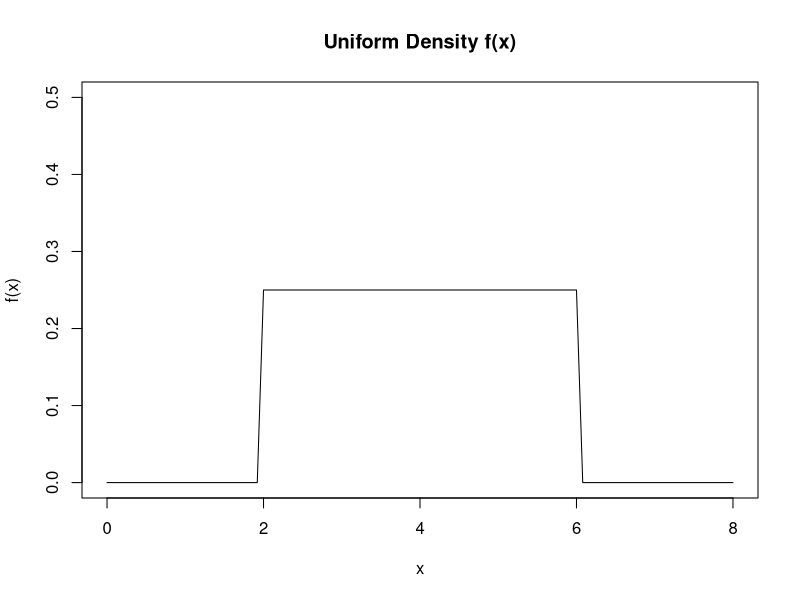

Reproduce this figure in R. (Note: this script raises an error after producing the figure.)
## ---- chunk 1
dunif(x = c(.25, .5), min = 0, max = 1)
## ---- chunk 2
dunif(x = 10, min = 0, max = 120)
dunif(x = 10.5, min = 0, max = 120)
1/120
## ---- chunk 3
a <- 0
b <- 0.5

punif(b) - punif(a)
## ---- chunk 4
# Probability computed using the integrate() function of the pdf dunif()
integrate(
  f = dunif, 
  lower = 0.1, 
  upper = 0.5
)
## ---- chunk 5
curve( 
  expr = dunif(x , min = 2 , max = 6), 
  from = 0, to = 8,
  ylim = c(0 , 0.5), 
  ylab = "f(x)", 
  main = "Uniform Density f(x)"
)
## ---- chunk 6
tibble(x = seq(from = 0, to = 100, by = .1)) %>% 
  ggplot(aes(x = x, y = dnorm(x, mean = 50, sd = 15))) +
  geom_line() +
  ylab("density")
## ---- chunk 7
dnorm(x, 50, 15) %>% length()
## ---- chunk 8
tibble(x = seq(from = 0, to = 100, by = 1)) %>% 
  ggplot(aes(x = x, y = dnorm(x, mean = 50, sd = 15))) +
  geom_line() +
  ylab("density")
